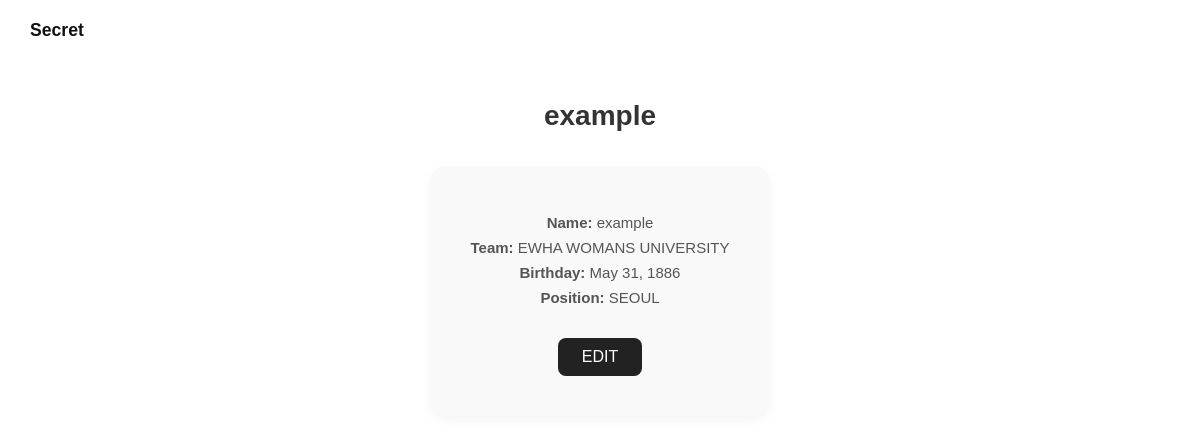
The page /artists/ on the database as committed earlier.
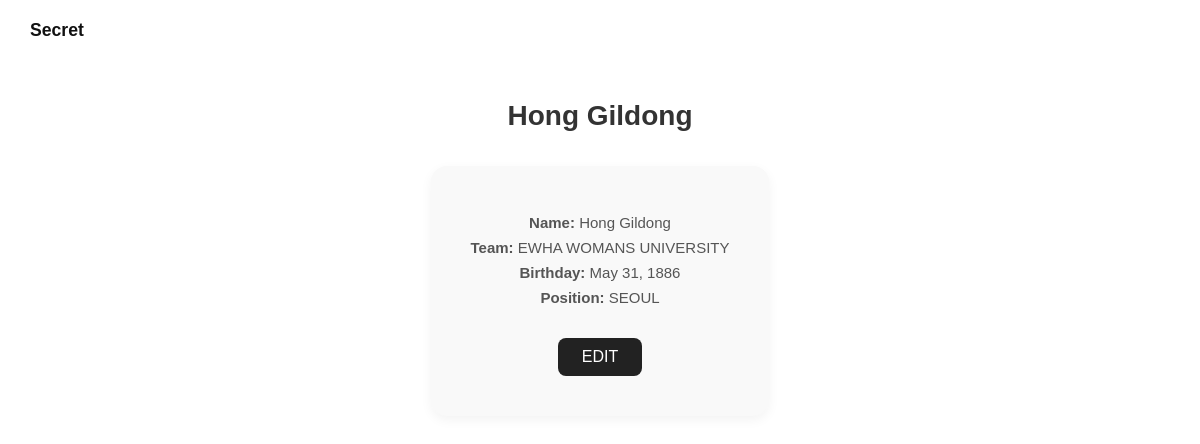
The same page on the database as committed later.
### artists/models.py (models this page shows, shortened)
class Artist(models.Model):
    profile = models.ImageField(upload_to='artist_photo', blank=True, null=True)
    name = models.CharField(max_length=50)
    team = models.CharField(max_length=200)
    birthday = models.DateField()
    position = models.CharField(max_length=100)

### artists/views.py (the view)
# urls.py: path('', artist_main, name='artist_main'),
def artist_main(request):
    artist = Artist.objects.first()
    return render(request, 'artist_main.html', {'artist': artist})

### artists/templates/artist_main.html (shortened to what this page needs)
{% load static %}
<!DOCTYPE html>
<html lang="en">
<head>
    <link rel="stylesheet" href="{% static 'css/artist_main_style.css' %}">
</head>
<body>
    <header class="top-right-logo">
        <span>Secret</span>
    </header>
    <div class="profile-container">
        <h2>{{ artist.name }}</h2>
        <div class="profile-info">
            <p><strong>Name:</strong> {{ artist.name }}</p>
            <p><strong>Team:</strong> {{ artist.team }}</p>
            <p><strong>Birthday:</strong> {{ artist.birthday }}</p>
            <p><strong>Position:</strong> {{ artist.position }}</p>
            <a href="{% url 'artists:artist_edit' %}">
                <button>EDIT</button>
            </a>
        </div>
    </div>
</body>
</html>

Rows that differ between the two databases and show on the page:
changed Artist "EWHA WOMANS UNIVERSITY": name "example" → "Hong Gildong"
